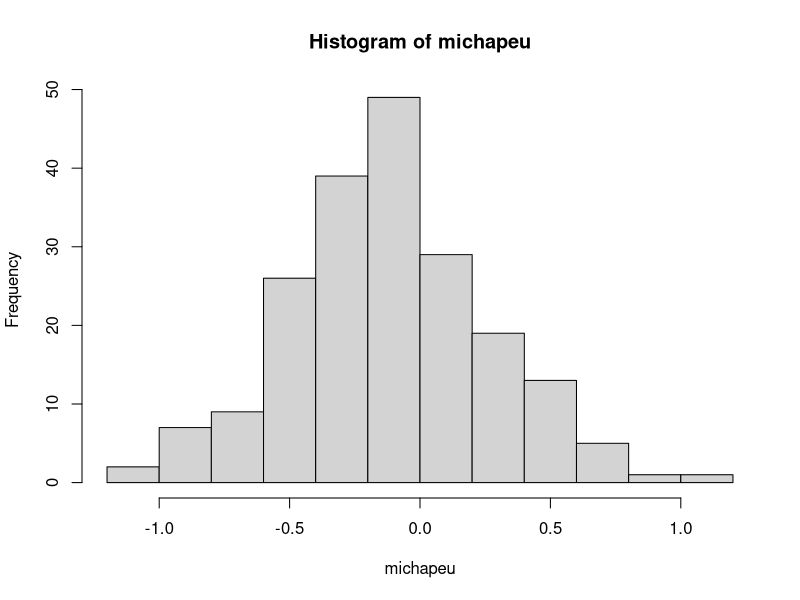
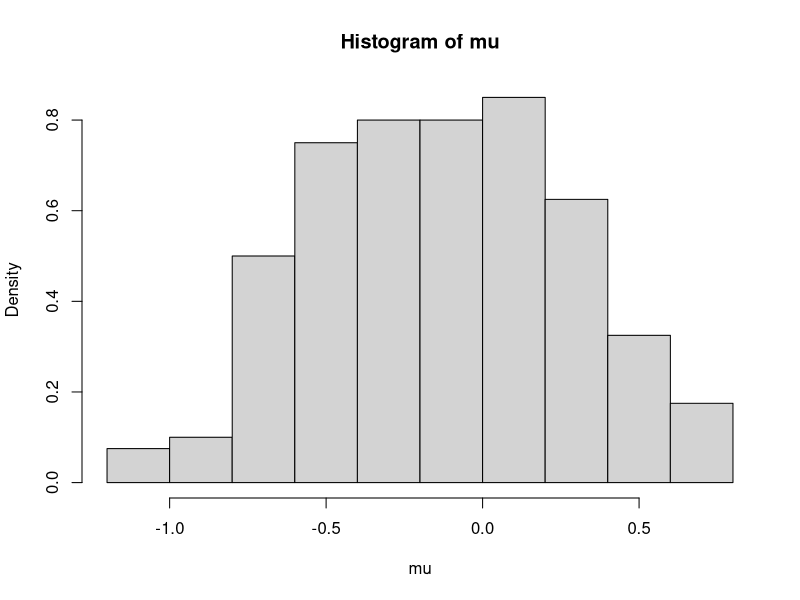

Here is the R script that generated these plots, in order:
## ---- chunk 1
library(tidyverse)

x = c(2.51,-0.64,0.25,-2,-0.25,-0.87,-1.27,1.45,-0.76,0.68)  

michapeu = sapply(1:200, function(i){
  thetachapeu = sample(x, size = length(x), replace = T) 
  mean(thetachapeu)
})

hist(michapeu)

## ---- chunk 2
x = c(2.51,-0.64,0.25,-2,-0.25,-0.87,-1.27,1.45,-0.76,0.68)  
B = 200
mu = numeric(B)
for(i in 1:B){
  mu[i] = mean(sample(x, size = 10, replace = T))
  
}

hist(mu, prob = T)
